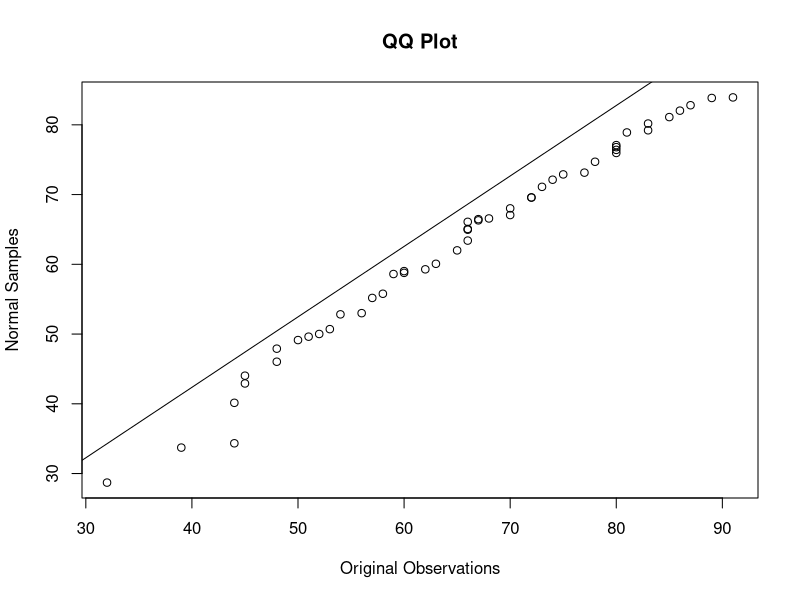

This figure's R source:
## ---- chunk 1
knitr::opts_chunk$set(echo = TRUE)
## ---- chunk 2
make_qq <- function(vec) {
  vec_1 <- sort(vec, decreasing = TRUE)
  vec_2 <- sort(rnorm(length(vec_1), mean = mean(vec_1), sd = sd(vec_1)), decreasing = TRUE)
  the_qq <- plot(vec_1, vec_2, xlab = "Original Observations", ylab = "Normal Samples", main = "QQ Plot") + abline(lm(vec_1 ~ vec_2))
  return(the_qq)
}

make_qq(USArrests$UrbanPop)
